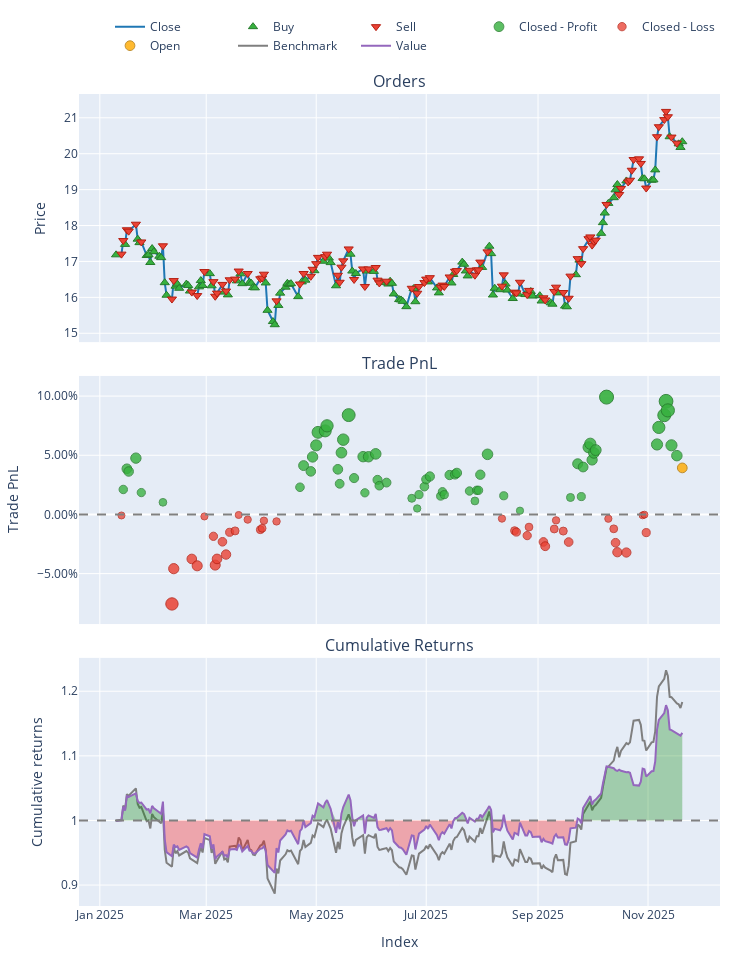

Here is the notebook cell this chart was saved with:
### Code cell
# Load Data
# (Ensure your CSV has columns like 'close', 'rsi', 'sma', etc.)
try:
    data = pd.read_csv('data/processed/MDU_processed_2022.csv')
    if 'Date' in data.columns:
        data['Date'] = pd.to_datetime(data['Date'])
        data.set_index('Date', inplace=True)
    print("Data loaded successfully.")
except FileNotFoundError:
    print("Error: Data file not found. Check path.")

# Split Train/Test
split_idx = int(len(data) * 0.7)
train_df = data.iloc[:split_idx]
test_df = data.iloc[split_idx:]

# Initialize Trainer
trainer = ModelTrainerRL(config['reinforcement_learning'])

print("Training PPO Agent...")


env_params = config['reinforcement_learning']['environment']

env_train = TradingEnvRL(
    train_df, 
    initial_balance=env_params.get('initial_balance', 10000),
    commission=env_params.get('commission', 0.001),
    lookback_window=env_params.get('lookback_window', 30),
    reward_func='profit'  # or 'sharpe'
)

result = trainer.train_ppo(env_train)
model = result['model'] 

print("Training Complete.")

print("Generating Agent Predictions on Test Data...")


env_params = config['reinforcement_learning']['environment']


env_test = TradingEnvRL(
    test_df, 
    initial_balance=env_params.get('initial_balance', 100000),
    commission=env_params.get('commission', 0.001),
    lookback_window=env_params.get('lookback_window', 30),
    reward_func='profit'  # or 'sharpe'
)

obs, _ = env_test.reset()
done = False
actions = []

# Manual Inference Loop
while not done:
    action, _ = model.predict(obs, deterministic=True)
    actions.append(action[0]) 
    obs, _, terminated, truncated, _ = env_test.step(action)
    done = terminated or truncated


#  RUN BACKTEST ---
print("Running Backtest...")


backtester = PortfolioBacktesterRL(env_params) 

portfolio = backtester.run_backtest(
    price_data=test_df['close'], 
    predicted_weights=np.array(actions),
    lookback_window=env_params.get('lookback_window', 30) # Important for data alignment
)
comparison = backtester.compare_with_buy_and_hold_rl()
# Show Metrics
metrics = backtester.get_performance_metrics()
print("\n--- Strategy Performance ---")
for k, v in metrics.items():
    print(f"{k}: {v:.4f}")

# Plot
portfolio.plot().show()
